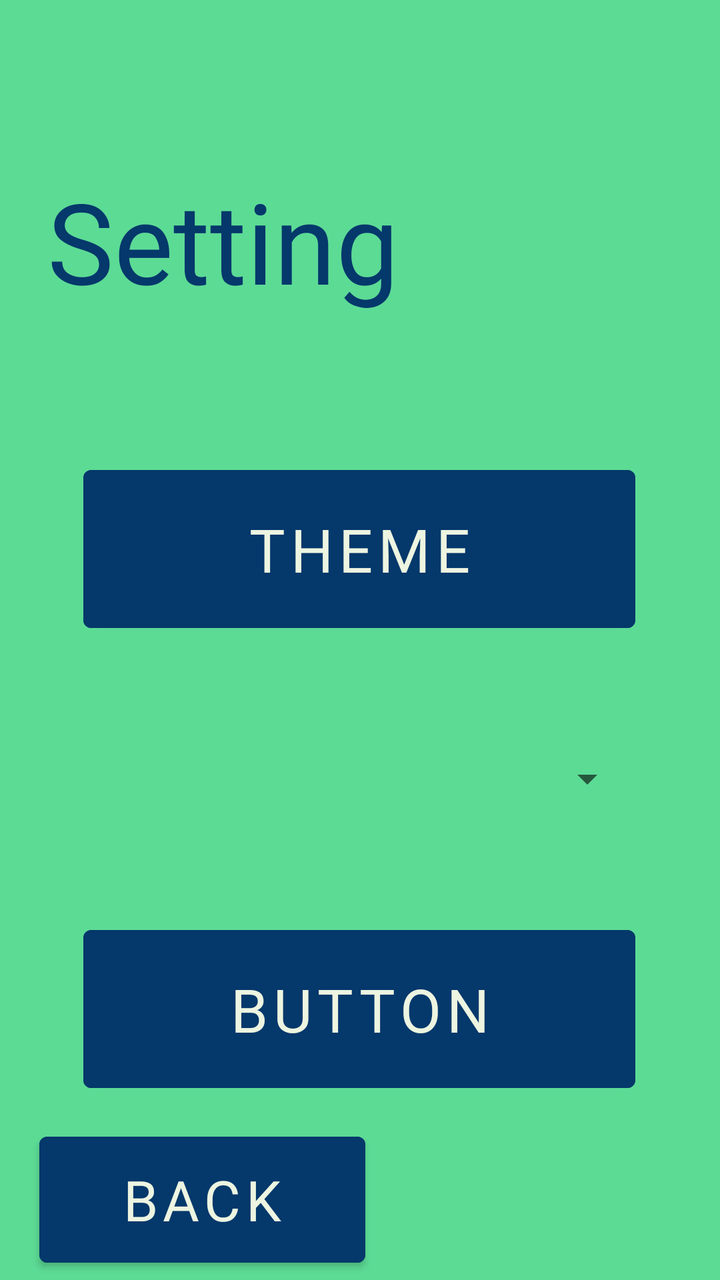
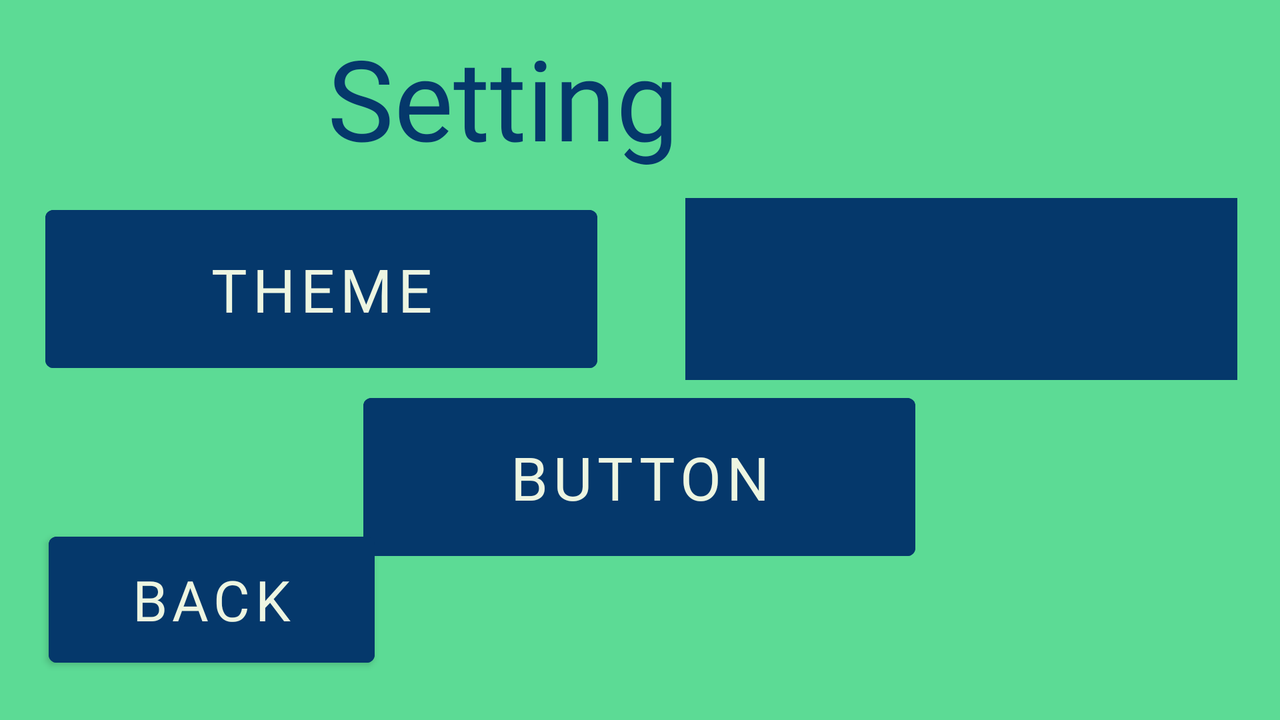

Two renders of one Android screen. The first uses the default layout on a phone; the second uses the alternative layout the repository ships for a different screen configuration, on a matching device. The two XML files are below.
<!-- AndroidManifest.xml: application theme Theme.MyApplication -->
<!-- res/layout/fragment_setting.xml -->
<?xml version="1.0" encoding="utf-8"?>
<FrameLayout xmlns:android="http://schemas.android.com/apk/res/android"
    xmlns:app="http://schemas.android.com/apk/res-auto"
    xmlns:tools="http://schemas.android.com/tools"
    android:layout_width="match_parent"
    android:layout_height="match_parent"
    tools:context=".settingFragment"
    android:background="#5CDB95"
    >


    

    <androidx.constraintlayout.widget.ConstraintLayout
        android:layout_width="match_parent"
        android:layout_height="match_parent">

        <TextView
            android:id="@+id/text"
            android:layout_width="312dp"
            android:layout_height="94dp"
            android:capitalize="words"

            android:fontFamily="@font/aclonica"
            android:text="Setting"
            android:textAppearance="@style/TextAppearance.AppCompat.Display3"
            android:textColor="#05386B"
            app:layout_constraintBottom_toBottomOf="parent"
            app:layout_constraintEnd_toEndOf="parent"
            app:layout_constraintHorizontal_bias="0.494"
            app:layout_constraintStart_toStartOf="parent"
            app:layout_constraintTop_toTopOf="parent"
            app:layout_constraintVertical_bias="0.152" />

        <Button
            android:id="@+id/theme"
            android:layout_width="276dp"
            android:layout_height="91dp"
            android:layout_marginTop="52dp"
            android:backgroundTint="#05386B"
            android:fontFamily="@font/chango"
            android:text="Theme"
            android:textSize="30sp"
            app:layout_constraintEnd_toEndOf="parent"
            app:layout_constraintHorizontal_bias="0.495"
            app:layout_constraintStart_toStartOf="parent"
            app:layout_constraintTop_toBottomOf="@+id/text" />

        <Spinner
            android:id="@+id/spinner"
            android:layout_width="276dp"
            android:layout_height="91dp"
            android:layout_marginTop="24dp"
            android:paddingRight="10dp"
            android:spinnerMode="dialog"
            android:entries="@array/list"
            app:layout_constraintEnd_toEndOf="parent"
            app:layout_constraintHorizontal_bias="0.496"
            app:layout_constraintStart_toStartOf="parent"
            app:layout_constraintTop_toBottomOf="@+id/theme" />

        <Button
            android:id="@+id/button3"
            android:layout_width="276dp"
            android:layout_height="91dp"
            android:textSize="30sp"
            android:layout_marginTop="24dp"
            android:backgroundTint="#05386B"
            android:fontFamily="@font/chango"
            android:text="Button"
            app:layout_constraintEnd_toEndOf="parent"
            app:layout_constraintHorizontal_bias="0.496"
            app:layout_constraintStart_toStartOf="parent"
            app:layout_constraintTop_toBottomOf="@+id/spinner" />

        <Button
            android:id="@+id/button4"
            android:layout_width="163dp"
            android:layout_height="75dp"
            android:backgroundTint="#05386B"
            android:fontFamily="@font/chango"
            android:text="Back"
            android:textSize="28sp"
            app:layout_constraintBottom_toBottomOf="parent"
            app:layout_constraintEnd_toEndOf="parent"
            app:layout_constraintHorizontal_bias="0.1"
            app:layout_constraintStart_toStartOf="parent"
            app:layout_constraintTop_toBottomOf="@+id/button3"
            app:layout_constraintVertical_bias="0.826" />


    </androidx.constraintlayout.widget.ConstraintLayout>

</FrameLayout>
<!-- resources referenced by this layout -->
<resources>
  <string-array name="list">
          <item>বাংলা</item>
          <item>English</item>
          <item>Español</item>
          <item>Français</item>
          <item>हिन्दी</item>
          <item>中文</item>
  
      </string-array>
  <style name="Theme.MyApplication" parent="Theme.MaterialComponents.DayNight.DarkActionBar">
          
          <item name="colorPrimary">@color/colorPrimary</item>
          <item name="colorPrimaryVariant">@color/colorPrimaryLight</item>
          <item name="colorOnPrimary">@color/colorFont</item>
          
          <item name="colorSecondary">@color/colorAccent</item>
          <item name="colorSecondaryVariant">@color/colorPrimaryDark</item>
          <item name="colorOnSecondary">@color/black</item>
          
          <item name="android:statusBarColor" tools:targetApi="l">?attr/colorPrimaryVariant</item>
          
      </style>
  <color name="colorPrimary">#5CDB95</color>
  <color name="colorPrimaryLight">#8EE4AF</color>
  <color name="colorFont">#EDF5E1</color>
  <color name="colorAccent">#05386B</color>
  <color name="colorPrimaryDark">#379683</color>
  <color name="black">#FF000000</color>
</resources>
<!-- res/layout-land/fragment_setting.xml (the repository's variant of the layout above) -->
<!-- drawn on the phone turned sideways -->
<?xml version="1.0" encoding="utf-8"?>
<FrameLayout xmlns:android="http://schemas.android.com/apk/res/android"
    xmlns:app="http://schemas.android.com/apk/res-auto"
    xmlns:tools="http://schemas.android.com/tools"
    android:layout_width="match_parent"
    android:layout_height="match_parent"
    android:background="#5CDB95"
    tools:context=".SettingFragment">


    

    <androidx.constraintlayout.widget.ConstraintLayout
        android:layout_width="match_parent"
        android:layout_height="match_parent">

        <TextView
            android:id="@+id/textView"
            android:layout_width="312dp"
            android:layout_height="94dp"
            android:capitalize="words"

            android:fontFamily="@font/aclonica"
            android:text="Setting"
            android:textAppearance="@style/TextAppearance.AppCompat.Display3"
            android:textColor="#05386B"
            app:layout_constraintBottom_toBottomOf="parent"
            app:layout_constraintEnd_toEndOf="parent"
            app:layout_constraintHorizontal_bias="0.499"
            app:layout_constraintStart_toStartOf="parent"
            app:layout_constraintTop_toTopOf="parent"
            app:layout_constraintVertical_bias="0.042" />

        <Button
            android:id="@+id/theme"
            android:layout_width="276dp"
            android:layout_height="91dp"
            android:backgroundTint="#05386B"
            android:fontFamily="@font/chango"
            android:text="Theme"
            android:textSize="30sp"
            app:layout_constraintBottom_toBottomOf="parent"
            app:layout_constraintEnd_toEndOf="parent"
            app:layout_constraintHorizontal_bias="0.062"
            app:layout_constraintStart_toStartOf="parent"
            app:layout_constraintTop_toTopOf="@+id/textView"
            app:layout_constraintVertical_bias="0.34" />

        <Spinner
            android:id="@+id/spinner"
            android:layout_width="276dp"
            android:layout_height="91dp"
            android:entries="@array/list"
            android:textSize="20sp"
            android:background="#05386B"
            app:layout_constraintBottom_toBottomOf="parent"
            app:layout_constraintEnd_toEndOf="parent"
            app:layout_constraintHorizontal_bias="0.941"
            app:layout_constraintStart_toStartOf="parent"
            app:layout_constraintTop_toTopOf="parent"
            app:layout_constraintVertical_bias="0.368" />

        <Button
            android:id="@+id/button3"
            android:layout_width="276dp"
            android:layout_height="91dp"
            android:backgroundTint="#05386B"
            android:fontFamily="@font/chango"
            android:text="Button"
            android:textSize="30sp"
            app:layout_constraintBottom_toBottomOf="parent"
            app:layout_constraintEnd_toEndOf="parent"
            app:layout_constraintHorizontal_bias="0.499"
            app:layout_constraintStart_toStartOf="parent"
            app:layout_constraintTop_toTopOf="parent"
            app:layout_constraintVertical_bias="0.718" />

        <Button
            android:id="@+id/button4"
            android:layout_width="163dp"
            android:layout_height="75dp"
            android:backgroundTint="#05386B"
            android:fontFamily="@font/chango"
            android:text="Back"
            android:textSize="28sp"
            app:layout_constraintBottom_toBottomOf="parent"
            app:layout_constraintEnd_toEndOf="parent"
            app:layout_constraintHorizontal_bias="0.051"
            app:layout_constraintStart_toStartOf="parent"
            app:layout_constraintTop_toTopOf="parent"
            app:layout_constraintVertical_bias="0.921" />


    </androidx.constraintlayout.widget.ConstraintLayout>

</FrameLayout>
